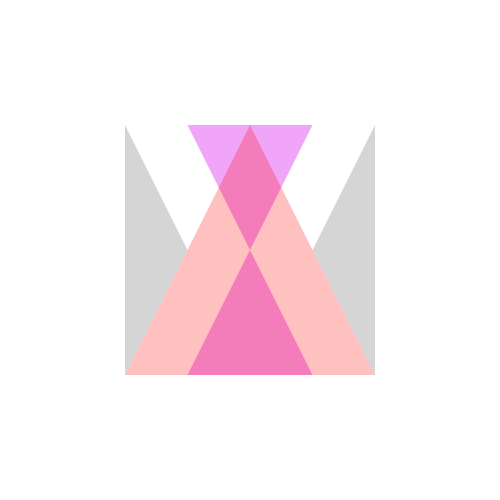
Frame 1 (no input)
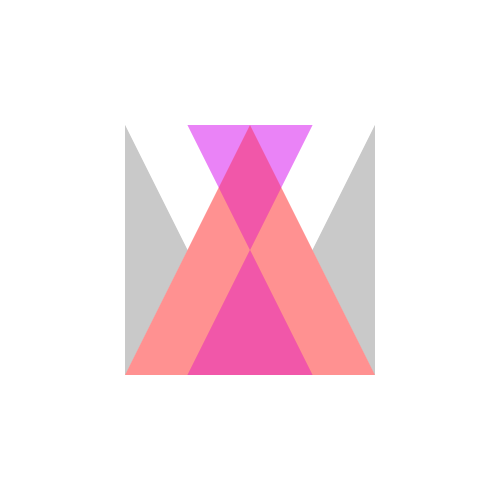
Frame 2 (the mouse pressed at the canvas centre, redrawn once)

The Processing sketch that drew these frames (run headless with seeded random() and noise(); the mouse was pressed at the canvas centre and the sketch redrawn once):

// Processing sketch: processing_85655
// ── processing_85655.pde

void setup ()
{
 
 size(500,500);
background(255);
noLoop();
  
}

void draw ()

{
noStroke();


fill(196,196,196,180);
triangle(187.5,250,125,125,125,375);
triangle(312.5,250,375,125,375,375);
fill(231,111,245,160);
triangle(187.5,125,250,250,312.5,125);
triangle(187.5,375,250,250,312.5,375);

noStroke();

fill(255,0,0,63);
triangle(125,375,250,125,375,375);
 



 
  
}
